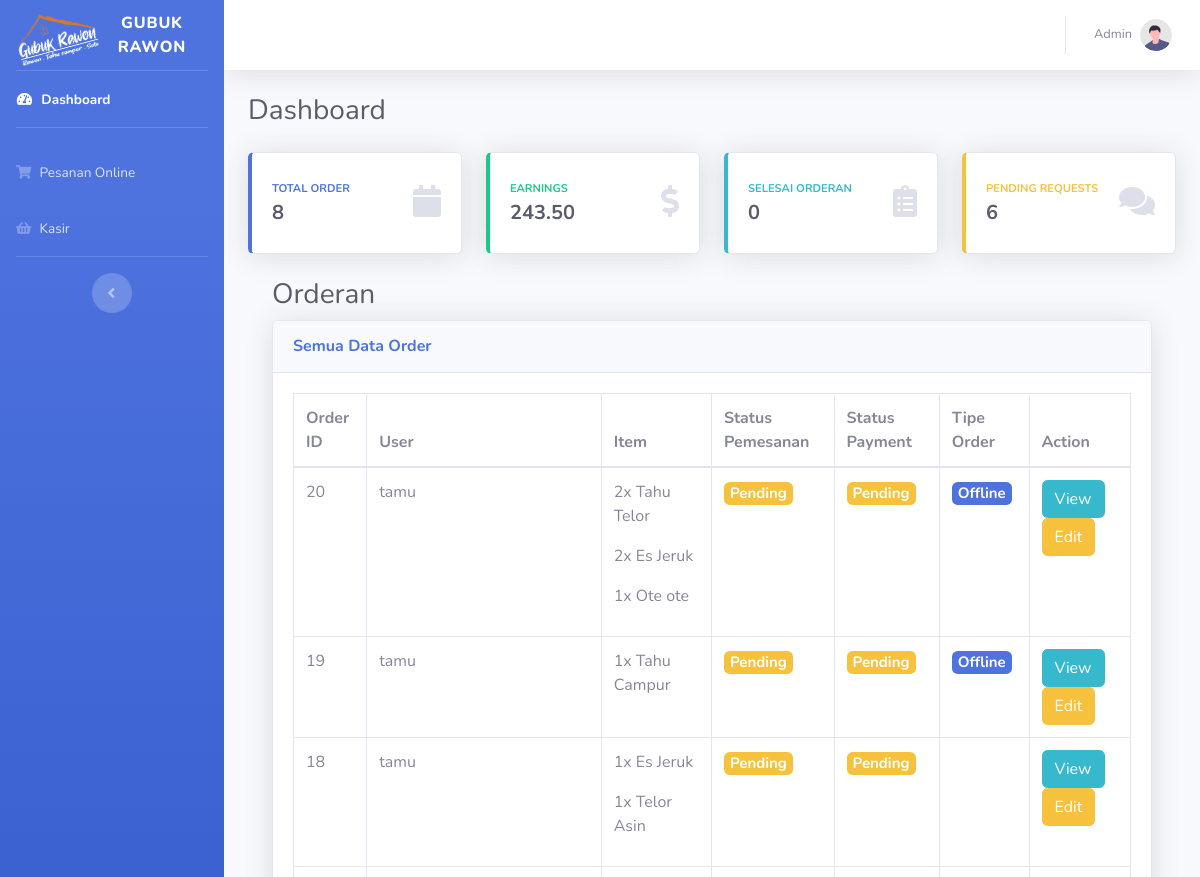
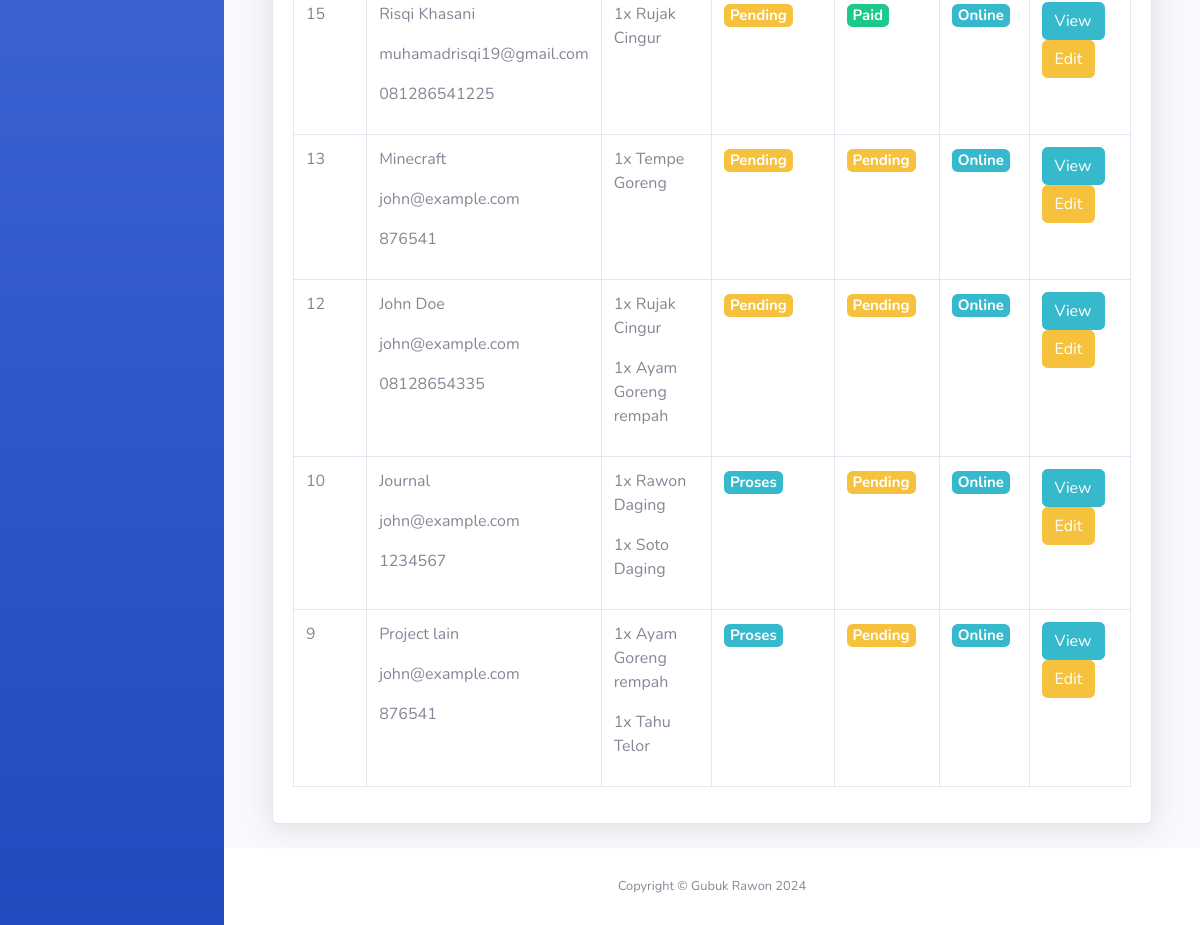
Page /admin/index.php (signed in) on the earlier database version (2 pictures, top to bottom).
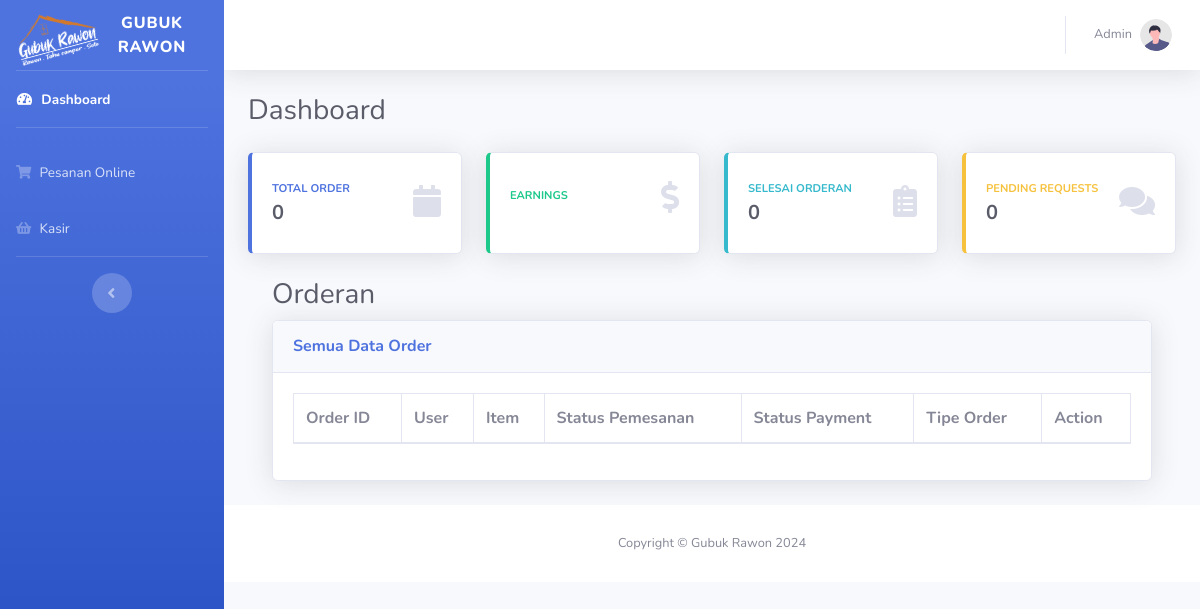
Same page on the later database version.
### tables this page shows
CREATE TABLE `orders` (
  `orderID` int(11) NOT NULL,
  `customerID` int(11) NOT NULL,
  `orderDate` datetime DEFAULT current_timestamp(),
  `totalAmount` decimal(10,2) DEFAULT NULL,
  `status` enum('Pending','Proses','Selesai','Diantar','Cancelled') DEFAULT 'Pending',
  `paymentStatus` enum('Pending','Paid','Failed') DEFAULT 'Pending',
  `paymentMethod` enum('COD','Credit Card','Bank Transfer') DEFAULT 'COD',
  `orderType` enum('Online','Offline') DEFAULT NULL
);

CREATE TABLE `customer` (
  `customerID` int(11) NOT NULL,
  `name` varchar(50) DEFAULT NULL,
  `email` varchar(50) DEFAULT NULL,
  `phoneNumber` varchar(25) DEFAULT NULL,
  `address` text DEFAULT NULL
);

### koneksi.php (called while the page is built, shortened)
<?php
class database
{
  var $db_host = "localhost";
  var $db_user = "root";
  var $db_password = "";
  var $db_name = "gubuk_rawon";
  var $koneksi = "";
  public function __construct()
  {
    $this->koneksi = mysqli_connect($this->db_host, $this->db_user, $this->db_password, $this->db_name);
  }
  public function get_all_order()
  {
    $query = "
            SELECT
            COUNT(orderID) AS TotalOrder,
            COUNT(DISTINCT customerID) AS TotalCustomer,
            COUNT(CASE WHEN status='Selesai' THEN orderID END) AS TotalSelesaiOrders,
            COUNT(CASE WHEN status='Pending' THEN orderID END) AS TotalPendingOrders,
            SUM(totalAmount) AS totalAmount
            FROM orders;
        ";
    $data = mysqli_query($this->koneksi, $query);
    return $data;
  }
  public function get_orders_by_customer()
  {
    $query = "
            SELECT
            Customer.customerID,
            Customer.name,
            Customer.email,
            Customer.phoneNumber,
            Customer.address,
            Orders.orderID,
            Orders.orderDate,
            Orders.status AS orderStatus,
            Orders.paymentStatus,
            Orders.paymentMethod,
            Orders.orderType,
            GROUP_CONCAT(Menu.menuName SEPARATOR ', ') AS menuNames,
            GROUP_CONCAT(OrderDetail.quantity SEPARATOR ', ') AS quantities,
            GROUP_CONCAT(Menu.price SEPARATOR ', ') AS prices
        FROM
            Customer
        JOIN Orders ON Customer.customerID = Orders.customerID
        JOIN OrderDetail ON Orders.orderID = OrderDetail.orderID
        JOIN Menu ON OrderDetail.menuID = Menu.menuID
        GROUP BY
            Orders.orderID
        ORDER BY
            Orders.orderDate DESC";
    $data = mysqli_query($this->koneksi, $query);
    return $data;
  }
}

### admin/index.php (shortened to what the changed rows need)
<?php
@include('layout/navbar.php');
@include('../koneksi.php');
$db = new database();
$query = $db->get_all_order();
$results = $query->fetch_all(MYSQLI_ASSOC);
?>
<div class="container-fluid">
  <div class="d-sm-flex align-items-center justify-content-between mb-4">
    <h1 class="h3 mb-0 text-gray-800">Dashboard</h1>
  </div>
  <?php
  foreach ($results as $row) {
  ?>
    <div class="row">
      <div class="col-xl-3 col-md-6 mb-4">
        <div class="card border-left-primary shadow h-100 py-2">
          <div class="card-body">
            <div class="row no-gutters align-items-center">
              <div class="col mr-2">
                <div class="text-xs font-weight-bold text-primary text-uppercase mb-1">
                  Total Order</div>
                <div class="h5 mb-0 font-weight-bold text-gray-800"><?= $row['TotalOrder'] ?></div>
              </div>
              <div class="col-auto">
                <i class="fas fa-calendar fa-2x text-gray-300"></i>
              </div>
            </div>
          </div>
        </div>
      </div>
      <div class="col-xl-3 col-md-6 mb-4">
        <div class="card border-left-success shadow h-100 py-2">
          <div class="card-body">
            <div class="row no-gutters align-items-center">
              <div class="col mr-2">
                <div class="text-xs font-weight-bold text-success text-uppercase mb-1">
                  Earnings</div>
                <div class="h5 mb-0 font-weight-bold text-gray-800"><?= $row['totalAmount'] ?></div>
              </div>
              <div class="col-auto">
                <i class="fas fa-dollar-sign fa-2x text-gray-300"></i>
              </div>
            </div>
          </div>
        </div>
      </div>
      <div class="col-xl-3 col-md-6 mb-4">
        <div class="card border-left-info shadow h-100 py-2">
          <div class="card-body">
            <div class="row no-gutters align-items-center">
              <div class="col mr-2">
                <div class="text-xs font-weight-bold text-info text-uppercase mb-1">Selesai Orderan
                </div>
                <div class="row no-gutters align-items-center">
                  <div class="col-auto">
                    <div class="h5 mb-0 mr-3 font-weight-bold text-gray-800"><?= $row['TotalSelesaiOrders'] ?></div>
                  </div>
                </div>
              </div>
              <div class="col-auto">
                <i class="fas fa-clipboard-list fa-2x text-gray-300"></i>
              </div>
            </div>
          </div>
        </div>
      </div>
    <?php
  }
    ?>
    <div class="col-xl-3 col-md-6 mb-4">
      <div class="card border-left-warning shadow h-100 py-2">
        <div class="card-body">
          <div class="row no-gutters align-items-center">
            <div class="col mr-2">
              <div class="text-xs font-weight-bold text-warning text-uppercase mb-1">
                Pending Requests</div>
              <div class="h5 mb-0 font-weight-bold text-gray-800"><?= $row['TotalPendingOrders'] ?></div>
            </div>
          </div>
        </div>
      </div>
    </div>
    </div>
    <?php
    @include('layout/pemesanan.php');
    ?>
</div>
<?php
@include('layout/footer.php')
?>

### admin/layout/pemesanan.php (shortened to what the changed rows need)
<?php
$db = new database();
$query = $db->get_orders_by_customer();
$result = $query->fetch_all(MYSQLI_ASSOC);
?>
<div class="container-fluid">
	<h1 class="h3 mb-2 text-gray-800">Orderan</h1>
	<div class="card shadow mb-4">
		<div class="card-body">
			<div class="table-responsive">
				<table class="table table-bordered" id="dataTable" width="100%" cellspacing="0">
					<thead>
						<tr>
							<th>Order ID</th>
							<th>User</th>
							<th>Item</th>
							<th>Status Pemesanan</th>
							<th>Status Payment</th>
							<th>Tipe Order</th>
							<th>Action</th>
						</tr>
					</thead>
					<tbody>
						<?php
						$counter = 1;
						foreach ($result as $value) :
						?>
							<tr>
								<td><?= $value['orderID'] ?></td>
								<td>
									<p><?= $value['name'] ?></p>
									<p><?= $value['email'] ?></p>
									<p><?= $value['phoneNumber'] ?></p>
								</td>
								<td>
									<?php
									$menuArray = explode(', ', $value['menuNames']);
									$quantityArray = explode(', ', $value['quantities']);
									for ($i = 0; $i < count($menuArray); $i++) {
										echo "<p> {$quantityArray[$i]}x {$menuArray[$i]}</p>";
									}
									?>
								</td>
								<td>
									<h5>
										<?php
										$orderStatus = $value['orderStatus'];
										switch ($orderStatus) {
											case 'Pending':
												echo '<span class="badge badge-warning">' . $orderStatus . '</span>';
												break;
											case 'Proses':
												echo '<span class="badge badge-info">' . $orderStatus . '</span>';
												break;
										}
										?>
									</h5>
								</td>
								<td>
									<h5>
										<?php
										$paymentStatus = $value['paymentStatus'];
										if ($paymentStatus == 'Pending') {
											echo '<span class="badge badge-warning">' . $paymentStatus . '</span>';
										} elseif ($paymentStatus == 'Paid') {
											echo '<span class="badge badge-success">' . $paymentStatus . '</span>';
										} elseif ($paymentStatus == 'Failed') {
											echo '<span class="badge badge-danger">' . $paymentStatus . '</span>';
										} else {
											echo $paymentStatus;
										}
										?>
									</h5>
								</td>
								<td>
									<h5>
										<?php
										$orderTypes = $value['orderType'];
										if ($orderTypes == 'Online'){
											echo '<span class="badge badge-info">'.$orderTypes.'</span>';
										} elseif ($orderTypes == "Offline") {
											echo '<span class="badge badge-primary">'.$orderTypes.'</span>';
										} else {
											echo $orderTypes;
										}
										?>
									</h5>
								</td>
								<td>
									<a href="#viewDetail<?= $counter ?>" class="btn btn-info" data-toggle="modal" data-target="#viewDetail<?= $counter ?>">
										View
									</a>
									<a href="updatePemesanan.php?orderId=<?= $value['orderID'] ?>" class="btn btn-warning">
										Edit
									</a>
								</td>
							</tr>
						<?php
							$counter++;
						endforeach;
						?>
					</tbody>
				</table>
			</div>
		</div>
	</div>
</div>

Differences in the rows shown:
removed orders: orderID "20", customerID.name "tamu", i "2", i "Tahu Telor", i "Es Jeruk", i "1", i "Ote ote", status "Pending", paymentStatus "Pending", orderType "Offline", shown under "Semua Data Order"
removed orders: orderID "19", customerID.name "tamu", i "1", i "Tahu Campur", status "Pending", paymentStatus "Pending", orderType "Offline"
removed orders: orderID "18", customerID.name "tamu", i "1", i "Es Jeruk", i "Telor Asin", status "Pending", paymentStatus "Pending", shown under "Semua Data Order"
removed orders: orderID "15", customerID.name "Risqi Khasani", customerID.email "muhamadrisqi19@gmail.com", customerID.phoneNumber "081286541225", i "1", i "Rujak Cingur", status "Pending", paymentStatus "Paid", orderType "Online"
removed orders: orderID "13", customerID.name "Minecraft", customerID.email "john@example.com", customerID.phoneNumber "876541", i "1", i "Tempe Goreng", status "Pending", paymentStatus "Pending", orderType "Online"
removed orders: orderID "12", customerID.name "John Doe", customerID.email "john@example.com", customerID.phoneNumber "08128654335", i "1", i "Rujak Cingur", i "Ayam Goreng rempah", status "Pending", paymentStatus "Pending", orderType "Online", shown under "Semua Data Order"
removed orders: orderID "10", customerID.name "Journal", customerID.email "john@example.com", customerID.phoneNumber "1234567", i "1", i "Rawon Daging", i "Soto Daging", status "Proses", paymentStatus "Pending", orderType "Online", shown under "Semua Data Order"
removed orders: orderID "9", customerID.name "Project lain", customerID.email "john@example.com", customerID.phoneNumber "876541", i "1", i "Ayam Goreng rempah", i "Tahu Telor", status "Proses", paymentStatus "Pending", orderType "Online", shown under "Semua Data Order"
Other differences:
$row['TotalPendingOrders']: "6" → "0"
new list line: "TOTAL ORDER 0 EARNINGS SELESAI ORDERAN 0"
list line gone: "TOTAL ORDER 8 EARNINGS 243.50 SELESAI ORDERAN 0"
